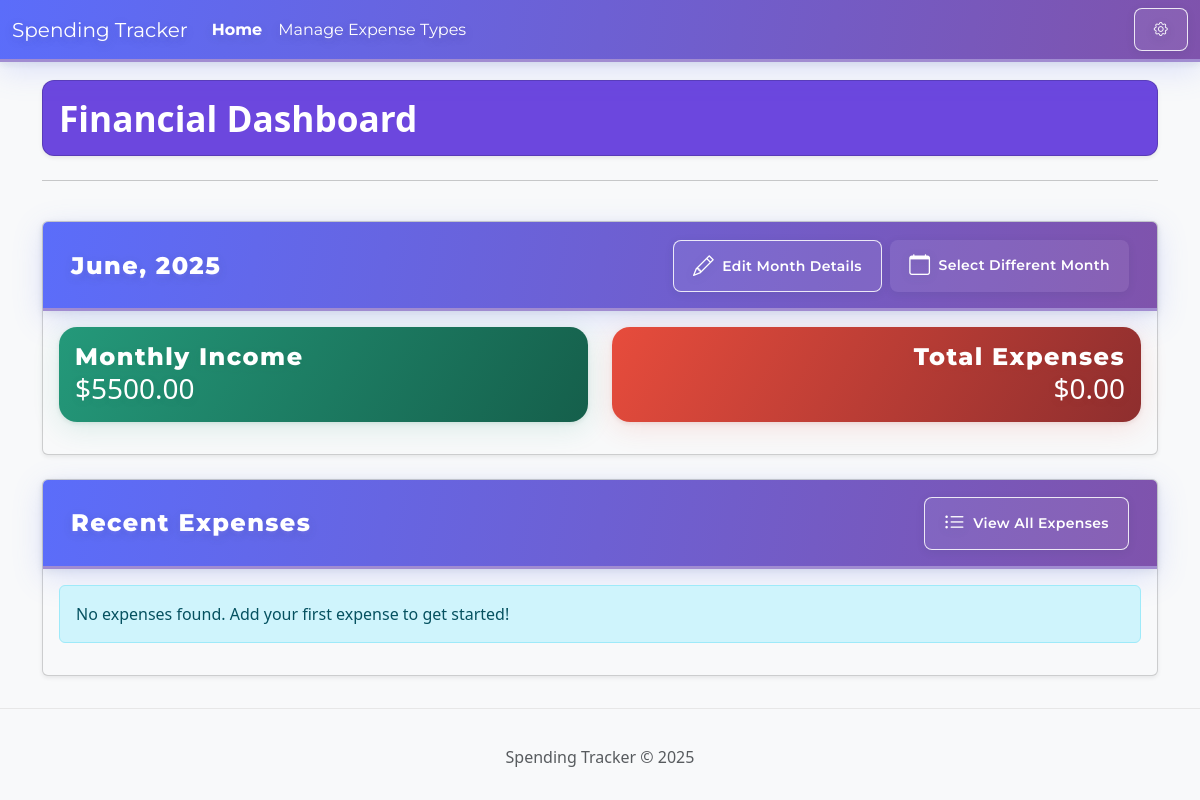
/, run on an earlier commit of the app's database.
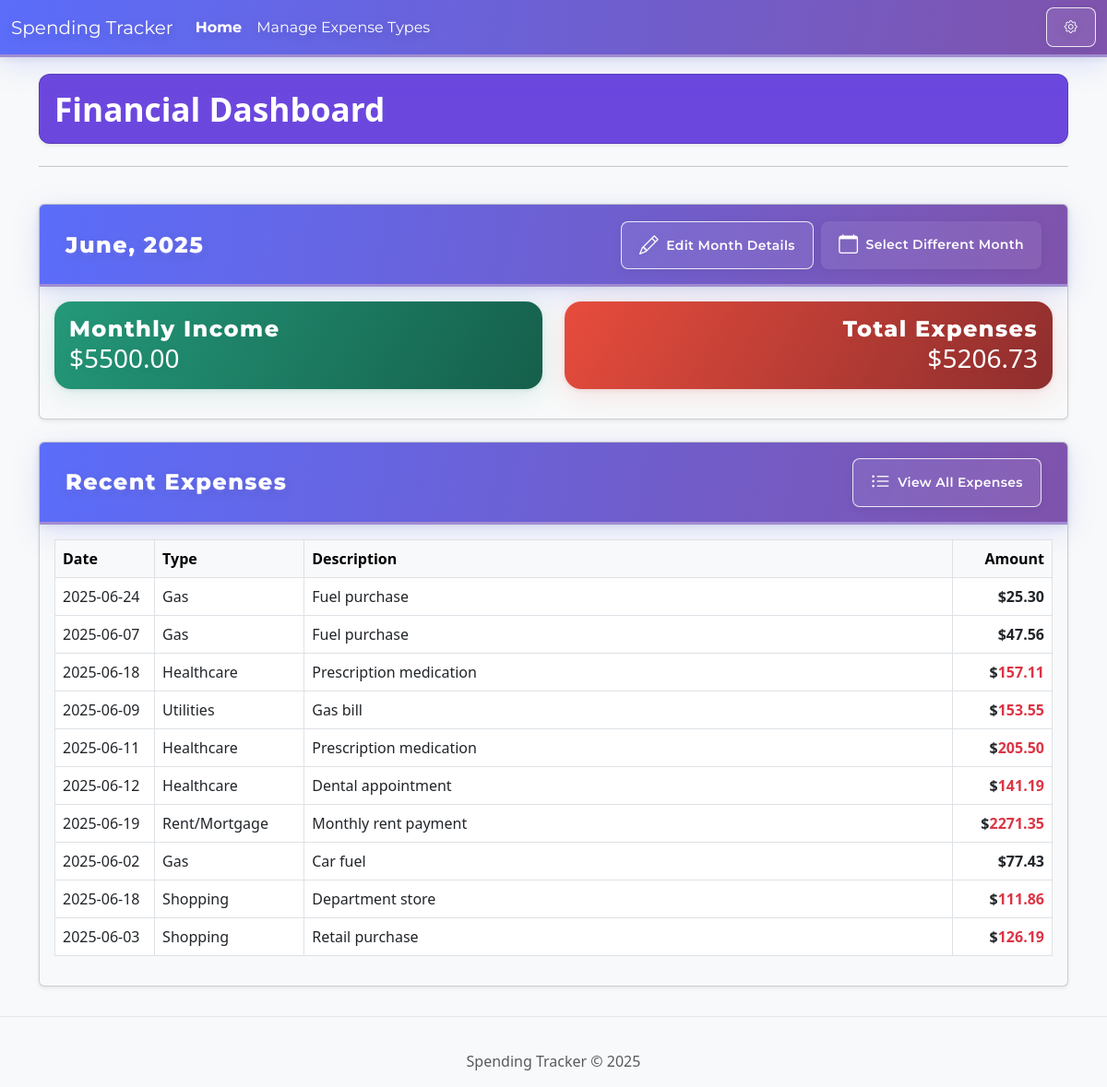
And on a later commit of the database.
### tables this page shows
CREATE TABLE months (
            id INTEGER PRIMARY KEY AUTOINCREMENT,
            month INTEGER NOT NULL CHECK (month >= 1 AND month <= 12),
            year INTEGER NOT NULL CHECK (year >= 2020),
            starting_bank_value DECIMAL(10, 2) DEFAULT 0.00,
            monthly_income DECIMAL(10, 2) DEFAULT 0.00,
            created_at TIMESTAMP DEFAULT CURRENT_TIMESTAMP,
            UNIQUE(month, year)
        );

CREATE TABLE expenses (
            id INTEGER PRIMARY KEY AUTOINCREMENT,
            amount DECIMAL(10, 2) NOT NULL,
            description TEXT,
            expense_type_id INTEGER NOT NULL,
            date DATE NOT NULL,
            is_recurring BOOLEAN DEFAULT FALSE,
            recurring_day INTEGER CHECK (recurring_day >= 1 AND recurring_day <= 31),
            is_active BOOLEAN DEFAULT TRUE,
            created_at TIMESTAMP DEFAULT CURRENT_TIMESTAMP,
            updated_at TIMESTAMP DEFAULT CURRENT_TIMESTAMP,
            FOREIGN KEY (expense_type_id) REFERENCES expense_types(id)
        );

CREATE TABLE expense_types (
            id INTEGER PRIMARY KEY AUTOINCREMENT,
            name TEXT NOT NULL UNIQUE,
            is_active BOOLEAN DEFAULT TRUE,
            created_at TIMESTAMP DEFAULT CURRENT_TIMESTAMP
        );

### app.py (the view)
@app.route('/')
def index():
    conn = get_db_connection()
    expense_types = conn.execute('SELECT * FROM expense_types WHERE is_active = TRUE ORDER BY name').fetchall()
    current_month_id = request.args.get('current_month_id', None)
    if current_month_id:
        session['current_month_id'] = current_month_id
    elif 'current_month_id' in session:
        current_month_id = session['current_month_id']
    if current_month_id:
        current_month_data = conn.execute('SELECT * FROM months WHERE id = ?', (current_month_id,)).fetchone()
        if not current_month_data:
            current_month_data = conn.execute('SELECT * FROM months ORDER BY year DESC, month DESC LIMIT 1').fetchone()
            if current_month_data:
                session['current_month_id'] = current_month_data['id']
    else:
        current_month_data = conn.execute('SELECT * FROM months ORDER BY year DESC, month DESC LIMIT 1').fetchone()
        if current_month_data:
            session['current_month_id'] = current_month_data['id']
    recent_expenses = conn.execute('''
        SELECT e.id, e.amount, e.description, e.date, et.name as expense_type_name, e.created_at
        FROM expenses e
        JOIN expense_types et ON e.expense_type_id = et.id
        WHERE e.is_active = TRUE
        ORDER BY e.created_at DESC
        LIMIT 10
    ''').fetchall()
    total_amount = 0.0
    if current_month_data:
        total_amount = calculate_total_expenses(current_month_data['month'], current_month_data['year'], conn)
    conn.close()
    return render_template('index.html', expense_types=expense_types, current_month=current_month_data,
                           recent_expenses=recent_expenses, month_error=None, show_month_modal=False, total_amount=total_amount)

### app.py (called while the page is built)
def get_db_connection():
    conn = sqlite3.connect(DB_PATH)
    conn.row_factory = sqlite3.Row
    return conn

@app.context_processor
def inject_current_year():
    return {'current_year': datetime.utcnow().year}

### templates/index.html (shortened to what the changed rows need)
{% extends "base.html" %}
{% block content %}
<div class="row mb-4">
    <div class="col-12">
        <div class="dashboard-header card shadow-sm mb-4 p-3" style="background: #6c47de; color: #fff; border-radius: 0.75rem;">
    <h1 class="mb-0" style="font-weight: 700; font-size: 2.2rem;">Financial Dashboard</h1>
</div>
    </div>
</div>
<div class="row">
    <div class="col-12">
        {% if current_month %}
            <div class="card card-custom bg-light mb-4 shadow-sm">
                <div class="card-header section-header d-flex justify-content-between align-items-center">
    <h2 class="section-header-title mb-0">
    {{ ["January", "February", "March", "April", "May", "June", "July", "August", "September", "October", "November", "December"][current_month['month']-1] }}, {{ current_month['year'] }}
</h2>
    <div class="d-flex gap-2">
        <a href="#" class="btn btn-sm btn-outline-primary" data-bs-toggle="modal" data-bs-target="#editMonthModal">
            <i class="bi bi-pencil me-1"></i> <span>Edit Month Details</span>
        </a>
        <a href="{{ url_for('month_routes.list_months') }}" class="btn btn-sm btn-primary">
            <i class="bi bi-calendar me-1"></i> <span>Select Different Month</span>
        </a>
    </div>
</div>
                <div class="card-body">
    <div class="row">
        <div class="col-md-6">
            <div class="card card-monthly-income mb-3">
                <div class="card-body">
                    <h5 class="section-header-title">Monthly Income</h5>
                    <p class="card-text h3">${{ "%.2f"|format(current_month['monthly_income']) }}</p>
                </div>
            </div>
        </div>
        <div class="col-md-6">
            <div class="card card-total-expenses mb-3">
                <div class="card-body text-end">
                    <h5 class="section-header-title">Total Expenses</h5>
                    <p class="card-text h3 mb-0">${{ "%.2f"|format(total_amount) }}</p>
                </div>
            </div>
        </div>
    </div>
</div>
            </div>
        {% else %}
            <div class="alert alert-warning" role="alert">
                No month data found. Please ensure the database is set up correctly and has month entries.
            </div>
        {% endif %}
    </div>
</div>
<div class="row mb-4">
    <div class="col-12">
        <div class="card card-custom bg-light shadow-sm">
            <div class="card-header section-header d-flex justify-content-between align-items-center">
    <h2 class="section-header-title mb-0">Recent Expenses</h2>
</div>
            <div class="card-body">
                {% if recent_expenses %}
                    <div class="table-responsive">
                        <table class="table table-hover table-bordered">
                            <thead class="table-light">
                                <tr>
                                    <th style="width:10%">Date</th>
                                    <th style="width:15%">Type</th>
                                    <th style="width:auto">Description</th>
                                    <th class="text-end" style="width:10%">Amount</th>
                                </tr>
                            </thead>
                            <tbody>
                                {% for expense in recent_expenses[:10] %}
                                    <tr class="{% if loop.index is even %}alt-row{% endif %}">
                                        <td style="width:10%">{{ expense.date }}</td>
                                        <td style="width:15%">{{ expense.expense_type_name }}</td>
                                        <td style="width:auto">{{ expense.description|default('', true) }}</td>
                                        <td class="text-end fw-bold" style="width:10%">$<span class="{% if expense.amount > 100 %}text-danger{% endif %}">{{ "%.2f"|format(expense.amount) }}</span></td>
                                    </tr>
                                {% endfor %}
                            </tbody>
                        </table>
                    </div>
                {% else %}
                    <div class="alert alert-info">
                        No expenses found. Add your first expense to get started!
                    </div>
                {% endif %}
            </div>
        </div>
    </div>
</div>
{% endblock %}

What changed in the data, as far as the page shows it:
added expenses: date "2025-06-24", expense_type_name "Gas", description "Fuel purchase", amount "25.30"
added expenses: date "2025-06-07", expense_type_name "Gas", description "Fuel purchase", amount "47.56"
added expenses: date "2025-06-18", expense_type_name "Healthcare", description "Prescription medication", amount "157.11"
added expenses: date "2025-06-09", expense_type_name "Utilities", description "Gas bill", amount "153.55"
added expenses: date "2025-06-11", expense_type_name "Healthcare", description "Prescription medication", amount "205.50"
added expenses: date "2025-06-12", expense_type_name "Healthcare", description "Dental appointment", amount "141.19"
added expenses: date "2025-06-19", expense_type_name "Rent/Mortgage", description "Monthly rent payment", amount "2271.35"
added expenses: date "2025-06-02", expense_type_name "Gas", description "Car fuel", amount "77.43"
added expenses: date "2025-06-18", expense_type_name "Shopping", description "Department store", amount "111.86"
added expenses: date "2025-06-03", expense_type_name "Shopping", description "Retail purchase", amount "126.19"
Also different on the page:
{{ "%.2f"|format(total_amount) }}: "0.00" → "5206.73"
text no longer shown: "No expenses found. Add your first expense to get started!"
text now shown: "Date Type Description Amount"
